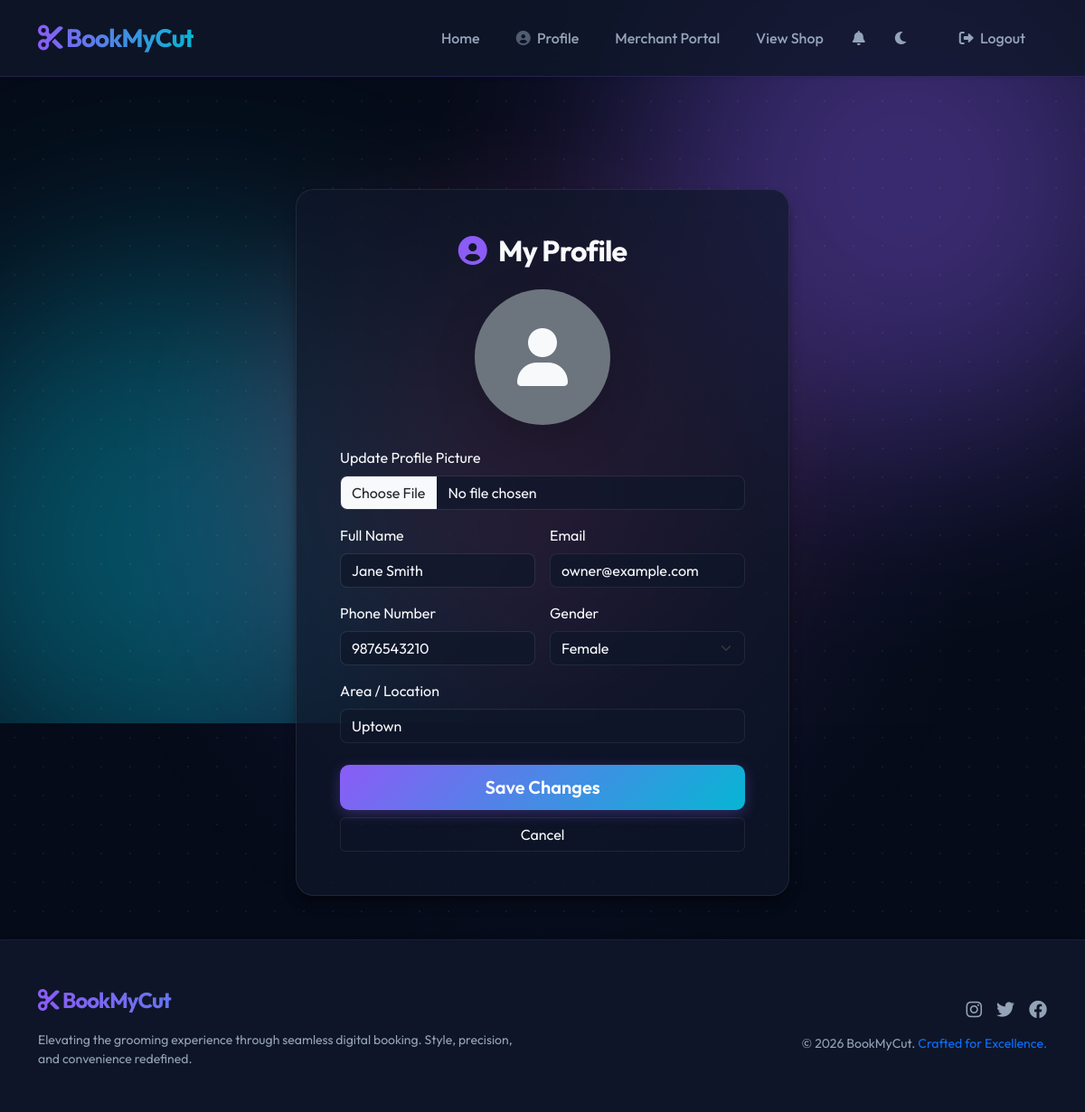
Screenshot of /profile (signed in) with the database file from the repository.
### tables this page shows
CREATE TABLE users (
    id INTEGER PRIMARY KEY AUTOINCREMENT,
    name VARCHAR(100) NOT NULL,
    email VARCHAR(100) NOT NULL UNIQUE,
    password VARCHAR(255) NOT NULL,
    role TEXT NOT NULL DEFAULT 'customer' CHECK(role IN ('customer', 'shop_owner')),
    phone_number VARCHAR(20),
    profile_pic VARCHAR(255),
    gender TEXT CHECK(gender IN ('Male', 'Female', 'Other')),
    area VARCHAR(100),
    created_at TIMESTAMP DEFAULT (datetime('now', 'localtime'))
);

### app.py (the view, shortened to what this page needs)
@app.route('/profile', methods=['GET', 'POST'])
def profile():
    if not is_logged_in():
        return redirect(url_for('login'))
    cursor = get_db_cursor()
    user_id = session['id']
    cursor.execute('SELECT * FROM users WHERE id = ?', (user_id,))
    user = cursor.fetchone()
    return render_template('profile.html', user=user)

### app.py (called while the page is built)
def get_db_cursor():
    return db.connection.cursor()

def is_logged_in():
    return 'loggedin' in session

def is_owner():
    return 'role' in session and session['role'] == 'shop_owner'

@app.context_processor
def inject_shop_status():
    unread_count = 0
    if is_logged_in():
        from flask import g
        cursor = get_db_cursor()
        cursor.execute("SELECT COUNT(*) as count FROM notifications WHERE user_id = ? AND is_read = FALSE", (session['id'],))
        res = cursor.fetchone()
        unread_count = res['count'] if res else 0
    if is_logged_in() and is_owner():
        cursor = get_db_cursor()
        cursor.execute('SELECT id FROM shops WHERE owner_id = ?', (session['id'],))
        shop = cursor.fetchone()
        return {'owner_has_shop': shop is not None, 'owner_shop_id': shop['id'] if shop else None, 'unread_notifications': unread_count, 'get_now': get_now}
    return {'owner_has_shop': False, 'owner_shop_id': None, 'unread_notifications': unread_count, 'get_now': get_now}

    @property
    def connection(self):
        if 'db_conn' not in g:
            g.db_conn = sqlite3.connect(self.db_path)
            g.db_conn.row_factory = sqlite3.Row
            g.db_conn.execute("PRAGMA foreign_keys = ON")
        return g.db_conn

### templates/profile.html (shortened to what this page needs)
{% extends 'base.html' %}
{% block content %}
<div class="row justify-content-center fade-in">
    <div class="col-md-8 col-lg-6">
        <div class="glass-card p-5 scale-in">
            <h2 class="fw-bold mb-4 text-center"><i class="fas fa-user-circle me-2"
                    style="color: var(--primary-color);"></i> My Profile</h2>
            <div class="text-center mb-4">
                {% if user.profile_pic %}
                <img src="{{ url_for('static', filename='uploads/profile_pics/' + user.profile_pic) }}"
                    alt="Profile Picture" class="rounded-circle shadow-lg border border-2 border-primary"
                    style="width: 150px; height: 150px; object-fit: cover;">
                {% else %}
                <div class="rounded-circle bg-secondary d-flex align-items-center justify-content-center mx-auto shadow-lg"
                    style="width: 150px; height: 150px;">
                    <i class="fas fa-user fa-4x text-light"></i>
                </div>
                {% endif %}
            </div>
            <form action="{{ url_for('profile') }}" method="post" enctype="multipart/form-data">
                <div class="row g-3">
                    <div class="col-md-12">
                        <label for="profile_pic" class="form-label">Update Profile Picture</label>
                        <input class="form-control" type="file" id="profile_pic" name="profile_pic" accept="image/*">
                    </div>
                    <div class="col-md-6">
                        <label for="name" class="form-label">Full Name</label>
                        <input type="text" class="form-control" id="name" name="name" value="{{ user.name }}"
                            maxlength="100" required>
                    </div>
                    <div class="col-md-6">
                        <label for="email" class="form-label">Email</label>
                        <input type="email" class="form-control" id="email" value="{{ user.email }}" disabled readonly
                            style="background: rgba(0,0,0,0.2);">
                    </div>
                    <div class="col-md-6">
                        <label for="phone" class="form-label">Phone Number</label>
                        <input type="tel" class="form-control" id="phone" name="phone"
                            value="{{ user.phone_number or '' }}" placeholder="1234567890" pattern="[0-9]{10,15}"
                            title="Please enter 10 to 15 digits">
                    </div>
                    <div class="col-md-6">
                        <label for="gender" class="form-label">Gender</label>
                        <select class="form-select" id="gender" name="gender">
                            <option value="Female" {{ 'selected' if user.gender=='Female' }}>Female</option>
                        </select>
                    </div>
                    <div class="col-12">
                        <label for="area" class="form-label">Area / Location</label>
                        <input type="text" class="form-control" id="area" name="area" value="{{ user.area or '' }}"
                            placeholder="e.g. Downtown, Westside" maxlength="100">
                    </div>
                </div>
                <div class="d-grid gap-2 mt-4">
                    <button type="submit" class="btn btn-primary btn-lg">Save Changes</button>
                    <a href="{{ url_for('index') }}" class="btn btn-outline-light">Cancel</a>
                </div>
            </form>
        </div>
    </div>
</div>
{% endblock %}

### static/css/style.css (style rules this page uses)
:root { --bg-color: #050b18; --surface-color: #0f172a; --primary-color: #8b5cf6; --primary-glow: rgba(139, 92, 246, 0.5); --secondary-color: #06b6d4; --secondary-glow: rgba(6, 182, 212, 0.5); --accent-color: #f43f5e; --text-color: #f8fafc; --text-muted: #94a3b8; --glass-bg: rgba(15, 23, 42, 0.7); --glass-border: rgba(255, 255, 255, 0.08); --shadow-sm: 0 1px 2px 0 rgba(0, 0, 0, 0.05); --shadow-md: 0 4px 6px -1px rgba(0, 0, 0, 0.1), 0 2px 4px -1px rgba(0, 0, 0, 0.06); --shadow-lg: 0 10px 15px -3px rgba(0, 0, 0, 0.4), 0 4px 6px -2px rgba(0, 0, 0, 0.2); --shadow-xl: 0 20px 25px -5px rgba(0, 0, 0, 0.5), 0 10px 10px -5px rgba(0, 0, 0, 0.3); --nav-bg: rgba(15, 23, 42, 0.8); --footer-bg: rgba(15, 23, 42, 0.95); --card-hover-bg: linear-gradient(145deg, rgba(139, 92, 246, 0.1), rgba(6, 182, 212, 0.05)); --transition-speed: 0.3s; --slot-grid-bg: rgba(0, 0, 0, 0.3); --slot-btn-border: rgba(255, 255, 255, 0.1); --hero-title-gradient: linear-gradient(135deg, #ffffff 0%, #cbd5e1 100%); --hero-text-clr: rgba(248, 250, 252, 0.85); --hero-border-clr: rgba(255, 255, 255, 0.12); --hero-glow-opacity: 0.3; --aurora-1: #8b5cf6; --aurora-2: #06b6d4; --aurora-3: #f43f5e; --aurora-4: #6366f1; --dot-color: rgba(255, 255, 255, 0.05); --card-sub-bg: rgba(255, 255, 255, 0.03); --inner-border: rgba(255, 255, 255, 0.1); }
body { font-family: 'Outfit', sans-serif; background-color: var(--bg-color); color: var(--text-color); display: flex; flex-direction: column; min-height: 100vh; overflow-x: hidden; position: relative; transition: background-color var(--transition-speed), color var(--transition-speed); }
.glass-card { background: var(--glass-bg); backdrop-filter: blur(16px) saturate(180%); -webkit-backdrop-filter: blur(16px) saturate(180%); border: 1px solid var(--glass-border); border-radius: 20px; box-shadow: var(--shadow-lg); transition: all 0.5s cubic-bezier(0.23, 1, 0.32, 1); position: relative; overflow: hidden; }
.btn-primary { background: linear-gradient(135deg, var(--primary-color), var(--secondary-color)); border: none; color: white; font-weight: 600; padding: 0.6rem 1.5rem; border-radius: 10px; box-shadow: 0 4px 15px rgba(139, 92, 246, 0.3); transition: all 0.4s cubic-bezier(0.175, 0.885, 0.32, 1.275); }
.btn-primary { position: relative; overflow: hidden; }
.btn-outline-light { border-color: var(--glass-border); color: var(--text-color); }
h1, h2, h3, h4, h5, h6 { font-weight: 700; letter-spacing: -0.025em; }
.form-control, .form-select, .input-group-text { background-color: var(--glass-bg) !important; border: 1px solid var(--glass-border) !important; color: var(--text-color) !important; border-radius: 8px; }
.fade-in { animation: slideUp 0.8s cubic-bezier(0.2, 0.8, 0.2, 1) forwards; }
.scale-in { animation: scaleIn 0.5s cubic-bezier(0.175, 0.885, 0.32, 1.275) forwards; }
.btn-primary { background: linear-gradient(135deg, var(--primary-color), var(--secondary-color)); border: none; box-shadow: 0 4px 15px rgba(139, 92, 246, 0.3); color: white; font-weight: 600; padding: 0.6rem 1.5rem; border-radius: 10px; transition: all 0.4s cubic-bezier(0.175, 0.885, 0.32, 1.275); }

### rows the page displays
users: name "Jane Smith", email "owner@example.com", phone "9876543210", area "Uptown"
